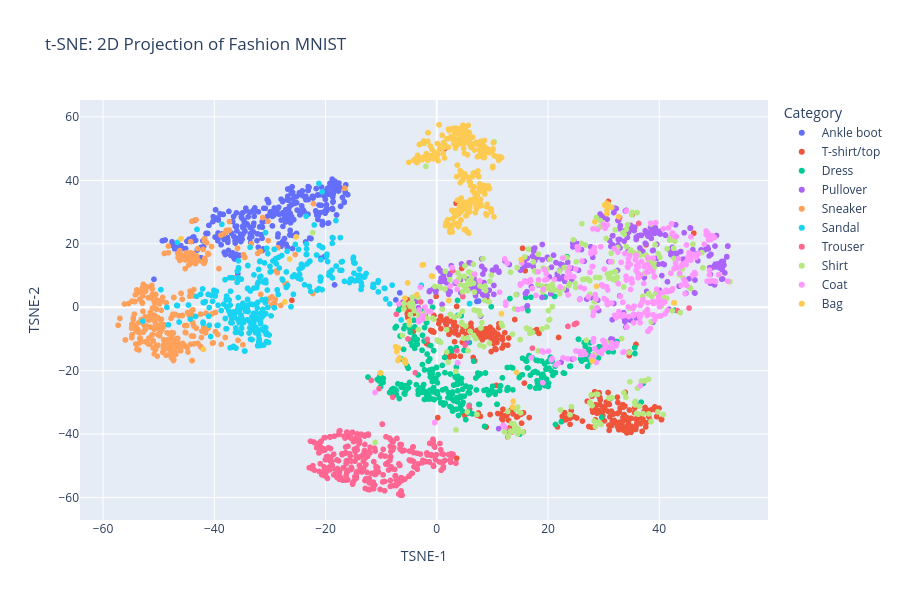

Notebook cell for this chart:
### Markdown cell above
##Step 5: Interactive Visualization using t-SNE

This is an interactive plot where each dot is a product. Colors represent product categories. You can zoom in, hover, and explore.

### Code cell
fig = px.scatter(tsne_df, x='TSNE-1', y='TSNE-2', color='Label',
                 title="t-SNE: 2D Projection of Fashion MNIST",
                 labels={"Label": "Category"}, width=900, height=600)
fig.show()
plt.show()

### Figure 1 — Plotly figure (JSON) as saved in the notebook; plotly's stock layout.template omitted (floating-point values rounded to 4 significant figures; data arrays with more than 128 entries replaced by an {"elided": "..."} marker saying what was removed)
{"data": [{"hovertemplate": "Category=Ankle boot<br>TSNE-1=%{x}<br>TSNE-2=%{y}<extra></extra>", "legendgroup": "Ankle boot", "marker": {"color": "#636efa", "symbol": "circle"}, "mode": "markers", "name": "Ankle boot", "showlegend": true, "type": "scattergl", "x": {"elided": "295 float values"}, "xaxis": "x", "y": {"elided": "295 float values"}, "yaxis": "y"}, {"hovertemplate": "Category=T-shirt/top<br>TSNE-1=%{x}<br>TSNE-2=%{y}<extra></extra>", "legendgroup": "T-shirt/top", "marker": {"color": "#EF553B", "symbol": "circle"}, "mode": "markers", "name": "T-shirt/top", "showlegend": true, "type": "scattergl", "x": {"elided": "282 float values"}, "xaxis": "x", "y": {"elided": "282 float values"}, "yaxis": "y"}, {"hovertemplate": "Category=Dress<br>TSNE-1=%{x}<br>TSNE-2=%{y}<extra></extra>", "legendgroup": "Dress", "marker": {"color": "#00cc96", "symbol": "circle"}, "mode": "markers", "name": "Dress", "showlegend": true, "type": "scattergl", "x": {"elided": "312 float values"}, "xaxis": "x", "y": {"elided": "312 float values"}, "yaxis": "y"}, {"hovertemplate": "Category=Pullover<br>TSNE-1=%{x}<br>TSNE-2=%{y}<extra></extra>", "legendgroup": "Pullover", "marker": {"color": "#ab63fa", "symbol": "circle"}, "mode": "markers", "name": "Pullover", "showlegend": true, "type": "scattergl", "x": {"elided": "290 float values"}, "xaxis": "x", "y": {"elided": "290 float values"}, "yaxis": "y"}, {"hovertemplate": "Category=Sneaker<br>TSNE-1=%{x}<br>TSNE-2=%{y}<extra></extra>", "legendgroup": "Sneaker", "marker": {"color": "#FFA15A", "symbol": "circle"}, "mode": "markers", "name": "Sneaker", "showlegend": true, "type": "scattergl", "x": {"elided": "312 float values"}, "xaxis": "x", "y": {"elided": "312 float values"}, "yaxis": "y"}, {"hovertemplate": "Category=Sandal<br>TSNE-1=%{x}<br>TSNE-2=%{y}<extra></extra>", "legendgroup": "Sandal", "marker": {"color": "#19d3f3", "symbol": "circle"}, "mode": "markers", "name": "Sandal", "showlegend": true, "type": "scattergl", "x": {"elided": "300 float values"}, "xaxis": "x", "y": {"elided": "300 float values"}, "yaxis": "y"}, {"hovertemplate": "Category=Trouser<br>TSNE-1=%{x}<br>TSNE-2=%{y}<extra></extra>", "legendgroup": "Trouser", "marker": {"color": "#FF6692", "symbol": "circle"}, "mode": "markers", "name": "Trouser", "showlegend": true, "type": "scattergl", "x": {"elided": "321 float values"}, "xaxis": "x", "y": {"elided": "321 float values"}, "yaxis": "y"}, {"hovertemplate": "Category=Shirt<br>TSNE-1=%{x}<br>TSNE-2=%{y}<extra></extra>", "legendgroup": "Shirt", "marker": {"color": "#B6E880", "symbol": "circle"}, "mode": "markers", "name": "Shirt", "showlegend": true, "type": "scattergl", "x": {"elided": "298 float values"}, "xaxis": "x", "y": {"elided": "298 float values"}, "yaxis": "y"}, {"hovertemplate": "Category=Coat<br>TSNE-1=%{x}<br>TSNE-2=%{y}<extra></extra>", "legendgroup": "Coat", "marker": {"color": "#FF97FF", "symbol": "circle"}, "mode": "markers", "name": "Coat", "showlegend": true, "type": "scattergl", "x": {"elided": "303 float values"}, "xaxis": "x", "y": {"elided": "303 float values"}, "yaxis": "y"}, {"hovertemplate": "Category=Bag<br>TSNE-1=%{x}<br>TSNE-2=%{y}<extra></extra>", "legendgroup": "Bag", "marker": {"color": "#FECB52", "symbol": "circle"}, "mode": "markers", "name": "Bag", "showlegend": true, "type": "scattergl", "x": {"elided": "287 float values"}, "xaxis": "x", "y": {"elided": "287 float values"}, "yaxis": "y"}], "layout": {"height": 600, "legend": {"title": {"text": "Category"}, "tracegroupgap": 0}, "title": {"text": "t-SNE: 2D Projection of Fashion MNIST"}, "width": 900, "xaxis": {"anchor": "y", "domain": [0, 1], "title": {"text": "TSNE-1"}}, "yaxis": {"anchor": "x", "domain": [0, 1], "title": {"text": "TSNE-2"}}}}
